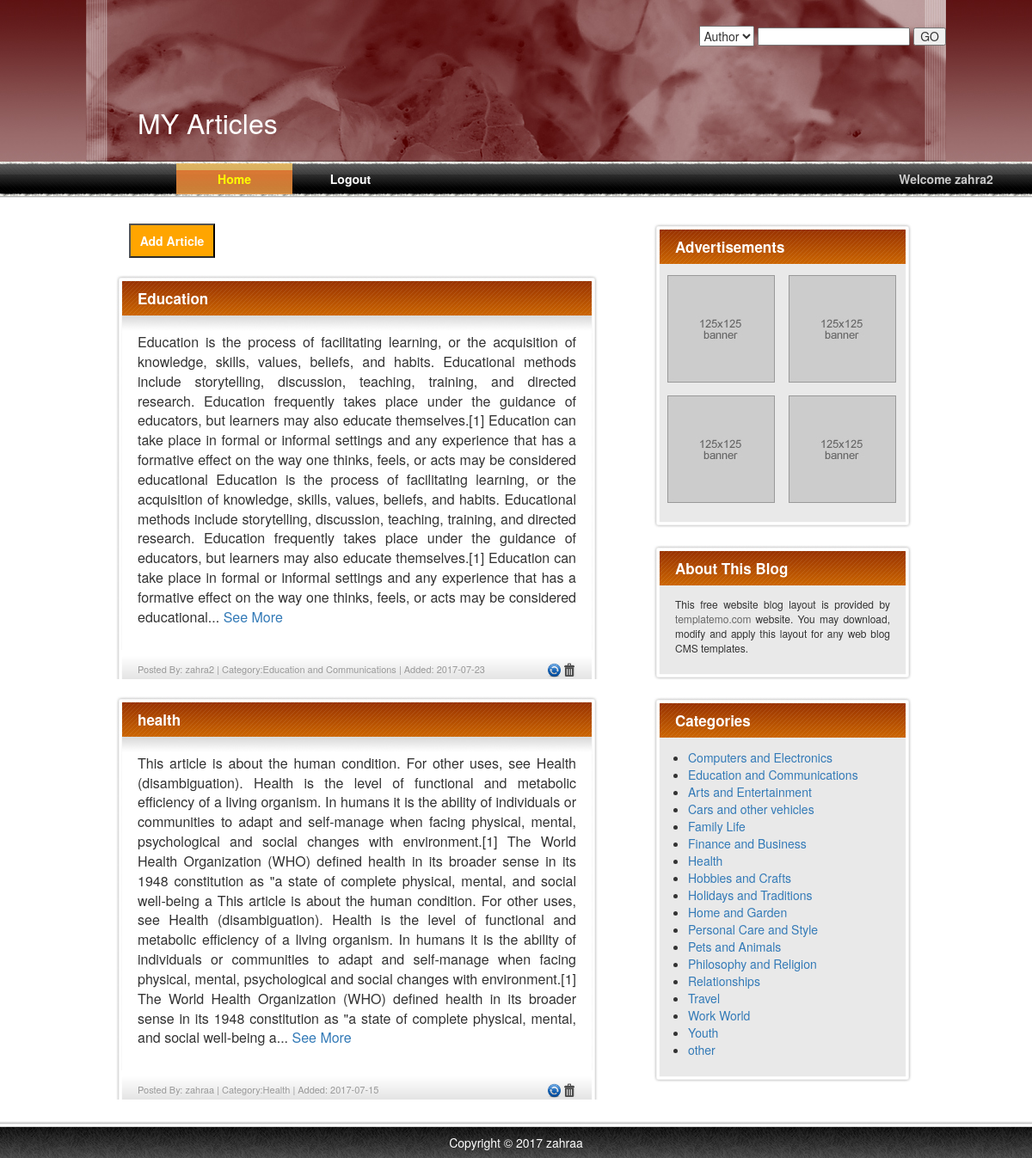
/index.php?page=feed (signed in), run on the app's committed database.
### tables this page shows
CREATE TABLE `articles` (
  `id` int(20) NOT NULL auto_increment,
  `author` varchar(30) NOT NULL,
  `post` text NOT NULL,
  `date` date NOT NULL,
  `category` varchar(30) NOT NULL,
  `title` varchar(40) NOT NULL,
  `time` time NOT NULL,
  PRIMARY KEY  (`id`)
);

### feed.php (the view, shortened to what this page needs)
<!DOCTYPE html PUBLIC "-//W3C//DTD XHTML 1.0 Transitional//EN" "http://www.w3.org/TR/xhtml1/DTD/xhtml1-transitional.dtd">
<html xmlns="http://www.w3.org/1999/xhtml">
<head>
<link href="templatemo_style.css" rel="stylesheet" type="text/css" />
</head>
<body>
   <?php
 include("db.php");
    if(isset($_SESSION['account'])){
      $role_id= $_SESSION['role_id'];
      $sql="select r.role_name, p.perm_desc from roles r left join role_perm rp on r.role_id = rp.role_id right join permissions p on p.perm_id = rp.perm_id WHERE r.role_id ='$role_id' ";
      $result=$conn->query($sql);
      $perm_decs=array();
      while($resultx=$result->fetch_assoc()){
        array_push($perm_decs,$resultx[perm_desc]);
       }
      if (in_array("add articles", $perm_decs)) {
                    include("dialog.php");
         }
   }
     $sql="select * from articles ORDER BY id DESC ";
     $result= $conn->query($sql);
       while($resultx=$result->fetch_assoc())
       {
    $title=$resultx[title];
    $post=$resultx[post];
    $author=$resultx[author];
    $date=$resultx[date];
    $category=$resultx[category];
    $id=$resultx[id];
             echo '<div class="templatemo_post">
                	<div class="templatemo_post_top">
                    	<h1>'."$title".'</h1>
                    </div>
                    <div class="templatemo_post_mid_top">
                    </div>
              <div class="templatemo_post_mid"><p style="font-size:medium">';
          if(strlen($post)<500)
              echo $post;
         else  {
           $stringCut = substr($post, 0, 500);
        $string = substr($stringCut, 0, strrpos($stringCut, ''))."... <a href='index.php?page=seemore&id=$resultx[id]' >See More </a>";
          echo $stringCut.$string;
            }
                   echo'<div class="clear"></div>
                    </div>
                    <div class="templatemo_post_bottom">
                    <span class="post">'.'Posted By: '."$author".' |  Category:'."$category".' | Added: '."$date"
                    ;
          if(isset($_SESSION['account'])){
         if (in_array("delete articles", $perm_decs)) {
                     echo "<a href='deletepost.php?id=$id'>".
                    "<img src='images/delete.png' align='right' style='height:20px;padding-bottom:3px' > </img></a>";
                   }
           if (in_array("update articles", $perm_decs)) {
                    echo "<a href='index.php?page=updatepost&id=$id'>".
                    "<img src='images/update.png' align='right' style='height:20px;padding-bottom:3px' > </img></a> ";
                    }
          }
                    echo "</span>"
                    ."</div>"
                    ."</div>";
		 }
   ?>
</body>
</html>

### index.php (shortened to what this page needs)
<!DOCTYPE html PUBLIC "-//W3C//DTD XHTML 1.0 Transitional//EN" "http://www.w3.org/TR/xhtml1/DTD/xhtml1-transitional.dtd">
<html xmlns="http://www.w3.org/1999/xhtml">
<head>
<link href="templatemo_style.css" rel="stylesheet" type="text/css" />
</head>
<body>
	<div id="templatemo_background_section_top">
	  <div class="templatemo_container">
	    <div id="templatemo_header">
    <h5 align="right" ></p>
    <form method="post" action="index.php?page=viewsearchres">
     <select name="type">
       <option value="author">Author</option>
      </select>
        <input type="text" name="new"   />
        <input type="submit" value="GO"/>
     </form>
    </h5>
	      <div id="templatemo_logo_section">
	      	        <h1>MY Articles</h1>
			</div>
    </div>
    		<div id="templatemo_menu_panel">
    			<div id="templatemo_menu_section">
            		<ul>
            	       <li id="welcome">
            	       <?php
            	          if(isset($_SESSION['account'])){
            	            echo "Welcome"."&nbsp";
            	            echo $_SESSION['account'];
            	            }
            	        ?>
            	       </li>
		                <li><a href="index.php?page=feed"  class="current">Home</a></li>
     <?php
    if(isset($_SESSION['account'])){
        echo'<li><a href="index.php?page=logout" >Logout</a></li>';
       }
       else
        echo'<li><a href="index.php?page=login" >Login</a></li>';
                     ?>
         </ul>
				</div>
		    </div>
		</div>
	</div>
    <div id="templatemo_background_section_middle">
    	<div class="templatemo_container">
        	<div id="templatemo_left_section">
        <?php
        $page1=$_GET["page"];
          $path=$page1.".php";
           if(is_file($path))
             include($path);
          else
             include("a.php");
           ?>
            </div>
            <div id="templatemo_right_section">
                <div class="templatemo_section_box">
                	<div class="templatemo_section_box_top">
                    	<h1>Advertisements</h1>
                    </div>
					<div class="templatemo_section_box_mid">
						<img alt="125x125 Banner"  src="images/templatemo_ads.jpg" />
                    	<img alt="Advertise Here"  src="images/templatemo_ads.jpg"/>
                    	<img alt="Advertisement"  src="images/templatemo_ads.jpg"/>
                        <img alt="Your Banner"  src="images/templatemo_ads.jpg"/>
                        <div class="clear">&nbsp;</div>
					</div>
                    <div class="templatemo_section_box_bottom"></div>
                </div>
                <div class="templatemo_section_box">
                	<div class="templatemo_section_box_top">
                    	<h1>About This Blog</h1>
                    </div>
					<div class="templatemo_section_box_mid">
						<p>This free website blog layout is provided by <a href="http://www.templatemo.com" target="_parent">templatemo.com</a> website. You may download, modify and apply this layout for any web blog CMS templates.</p>
					</div>
                    <div class="templatemo_section_box_bottom"></div>
                </div>
                <div class="templatemo_section_box">
                	<div class="templatemo_section_box_top">
                    	<h1>Categories</h1>
                    </div>
					<div class="templatemo_section_box_mid">
						<ul>
                        	<li><a href="index.php?page=categories&category=Computers and Electronics">Computers and Electronics</a></li>
                            <li><a href="index.php?page=categories&category=Education and Communications">Education and Communications</a></li>
                            <li><a href="index.php?page=categories&category=Arts and Entertainment" >Arts and Entertainment</a></li>
                            <li><a href="index.php?page=categories&category=Cars and other vehicles" >Cars and other vehicles</a></li>
                            <li><a href="index.php?page=categories&category=Family Life">Family Life</a></li>
                            <li><a href="index.php?page=categories&category=Finance and Business" >Finance and Business</a></li>
                            <li><a href="index.php?page=categories&category=Health" >Health</a></li>
                            <li><a href="index.php?page=categories&category=Hobbies and Crafts" >Hobbies and Crafts</a></li>
                            <li><a href="index.php?page=categories&category=Holidays and Traditions">Holidays and Traditions</a></li>
                            <li><a href="index.php?page=categories&category=Home and Garden">Home and Garden</a></li>
                            <li><a href="index.php?page=categories&category=Personal Care and Style" >Personal Care and Style</a></li>
                            <li><a href="index.php?page=categories&category=Pets and Animals" >Pets and Animals</a></li>
                            <li><a href="index.php?page=categories&category=Philosophy and Religion">Philosophy and Religion</a></li>
                            <li><a href="index.php?page=categories&category=Relationships" >Relationships</a></li>
                            <li><a href="index.php?page=categories&category=Travel" >Travel</a></li>
                            <li><a href="index.php?page=categories&category=Work World" >Work World</a></li>
                            <li><a href="index.php?page=categories&category=Youth">Youth</a></li>
                            <li><a href="index.php?page=categories&category=other">other</a></li>
                        </ul>
					</div>
                    <div class="templatemo_section_box_bottom"></div>
                </div>
            </div>
        </div>
	</div>
    <div id="templatemo_bottom_section">
    	<div class="templatemo_container">
        	<div id="templatemo_footer">
            	Copyright © 2017 zahraa
                          </div>
        </div>
</div>
</html>

### dialog.php (shortened to what this page needs)
<!DOCTYPE html>
<html lang="en">
<head>
  <link rel="stylesheet" href="https://maxcdn.bootstrapcdn.com/bootstrap/3.3.7/css/bootstrap.min.css">
</head>
<body>
<div class="container">
    <button style="background:orange; font-weight:bold;caption; color:white; border-bottom-color:gray; width:100px;height:40px " type="button" data-toggle="modal" data-target="#myModal">Add Article</button>
         <?php
         include("post.php");
         ?>
</div>
</body>
</html>

### post.php (shortened to what this page needs)
<!DOCTYPE html PUBLIC "-//W3C//DTD XHTML 1.0 Transitional//EN" "http://www.w3.org/TR/xhtml1/DTD/xhtml1-transitional.dtd">
<html xmlns="http://www.w3.org/1999/xhtml">
<head>
</head>
<body>
</body>
</html>

### templatemo_style.css (style rules this page uses)
body { margin: 0; padding:0; font-family: Arial, Helvetica, sans-serif; font-size: 12px; line-height: 1.5em; color: #333333; width: 100%; display: table; }
a { color: #666; }
#templatemo_background_section_top { width: 100%; height:230px; background: url(images/templatemo_background_section_top_bg.jpg) repeat-x; }
#templatemo_background_section_middle { width: 100%; background: #fff; clear: both; overflow:hidden; }
.templatemo_container { width: 1000px; margin: auto; }
#templatemo_header { width: 100%; height:188px; background:url(images/templatemo_header_bg_blank.jpg) no-repeat; }
#templatemo_logo_section { width:auto; height:auto; margin-top:60px; margin-left: 60px; float:left; display: inline; }
#templatemo_logo_section h1 { padding-top: 1px; font-size: 32px; color:#fff; margin:0px; font-weight: normal; }
#templatemo_menu_panel { width:100%; height: 42px; margin: 0 auto; background: url(images/templatemo_menu_bg.jpg) repeat-x; float:left; }
#templatemo_menu_panel #templatemo_menu_section { width: 930px; height: 32px; margin:0 auto; padding: 0 0 0 30px; color: #03a0a6; }
#templatemo_menu_section ul { float: left; width: 1000px; margin: 0; padding-top: 2px; list-style: none; }
#templatemo_menu_section ul li { display: inline; }
#templatemo_menu_section ul li a { float: left; width: 135px; padding-top: 8px; font-size: 14px; font-weight: bold; text-align: center; text-decoration: none; color: #fff; padding-left: 10px; padding-right: 10px; white-space: nowrap; }
#welcome { float:right; width: 130px; padding-top: 8px; font-size: 14px; font-weight: bold; text-align: center; text-decoration: none; color:#CCCCCC; padding-left: 10px; padding-right: 10px; white-space: nowrap; }
#templatemo_menu_section li a:hover, #templatemo_menu_section li .current { color: #ff0; height: 40px; background:url(images/templatemo_menu_current.jpg) repeat-x; }
#templatemo_left_section { width: 560px; float: left; margin: 10px 0px 10px 35px; }
.templatemo_post { width: 552px; margin-top: 5px; margin-bottom: 15px; }
.templatemo_post_top { width: 560px; height: 47px; background: url(images/templatemo_post_top.jpg) no-repeat; }
.templatemo_post_top h1 { font-size: 17px; color:#fff; font-weight:bold; padding-top: 18px; padding-left: 25px; }
.templatemo_post_mid_top { width: 560px; height: 20px; background: url(images/templatemo_post_mid_top.jpg) no-repeat; }
.templatemo_post_mid { width: 560px; background: url(images/templatemo_post_midddle.jpg) repeat-y; }
.templatemo_post_bottom { width: 560px; height: 34px; background: url(images/templatemo_post_bottom.jpg) no-repeat; padding-top: 15px; }
.templatemo_post_mid p { font-size: 12px; color:#333; margin : 0px 25px 25px 25px; text-align: justify; }
span.post { margin: 0px 25px 0px 25px; color: #999999; font-size: 11px; display: block; }
#templatemo_right_section { width: 310px; float: right; margin: 10px 30px 10px 0px; }
.templatemo_section_box { width: 292px; margin-top: 5px; margin-bottom: 15px; }
.templatemo_section_box_top { width: 300px; height: 60px; background: url(images/templatemo_section_box_top.jpg) no-repeat; }
.templatemo_section_box_top h1 { font-size: 17px; color:#fff; font-weight:bold; padding-top: 18px; padding-left: 25px; }
.templatemo_section_box_mid { width: 300px; background: url(images/templatemo_section_box_middle.jpg) repeat-y; }
.templatemo_section_box_mid p { font-size: 12px; color:#333; margin : 0px 25px 15px 25px; text-align: justify; }
.templatemo_section_box_mid p a { font-size: 12px; color:#666; }
.templatemo_section_box_mid img { float: left; display:inline; margin-bottom: 15px; margin-left: 16px; border:none; }
.templatemo_section_box_mid ul { margin-bottom:15px; margin-top:0px; padding-right:15px; color: #333; }
.templatemo_section_box_bottom { width: 300px; height: 28px; background: url(images/templatemo_section_box_bottom.jpg) no-repeat; margin-top: -15px; }
.clear { clear:both; height:1px; }
#templatemo_bottom_section { width: 100%; height: 43px; background:url(images/templatemo_footer_bg.jpg) repeat-x; }
#templatemo_footer { width: 100%; height: 28px; background: url(images/templatemo_footer_bg.jpg) repeat-x; text-align: center; padding-top: 15px; color: #fff; }

### data on the page
articles: title "Education", post "Education is the process of facilitating learning, or the acquisition of knowledge, skills, values, beliefs, and habits. Educational methods include storytelling, discussion, teaching, training, and directed research. Education frequently takes place under the guidance of educators, but learners may also educate themselves.[1] Education can take place in formal or informal settings and any experience that has a formative effect on the way one thinks, feels, or acts may be considered educational", author "zahra2", category "Education and Communications", date "2017-07-23"
articles: title "health", post "This article is about the human condition. For other uses, see Health (disambiguation). Health is the level of functional and metabolic efficiency of a living organism. In humans it is the ability of individuals or communities to adapt and self-manage when facing physical, mental, psychological and social changes with environment.[1] The World Health Organization (WHO) defined health in its broader sense in its 1948 constitution as \"a state of complete physical, mental, and social well-being a", author "zahraa", category "Health", date "2017-07-15"

### other printed values
$_SESSION['account'] "zahra2"
